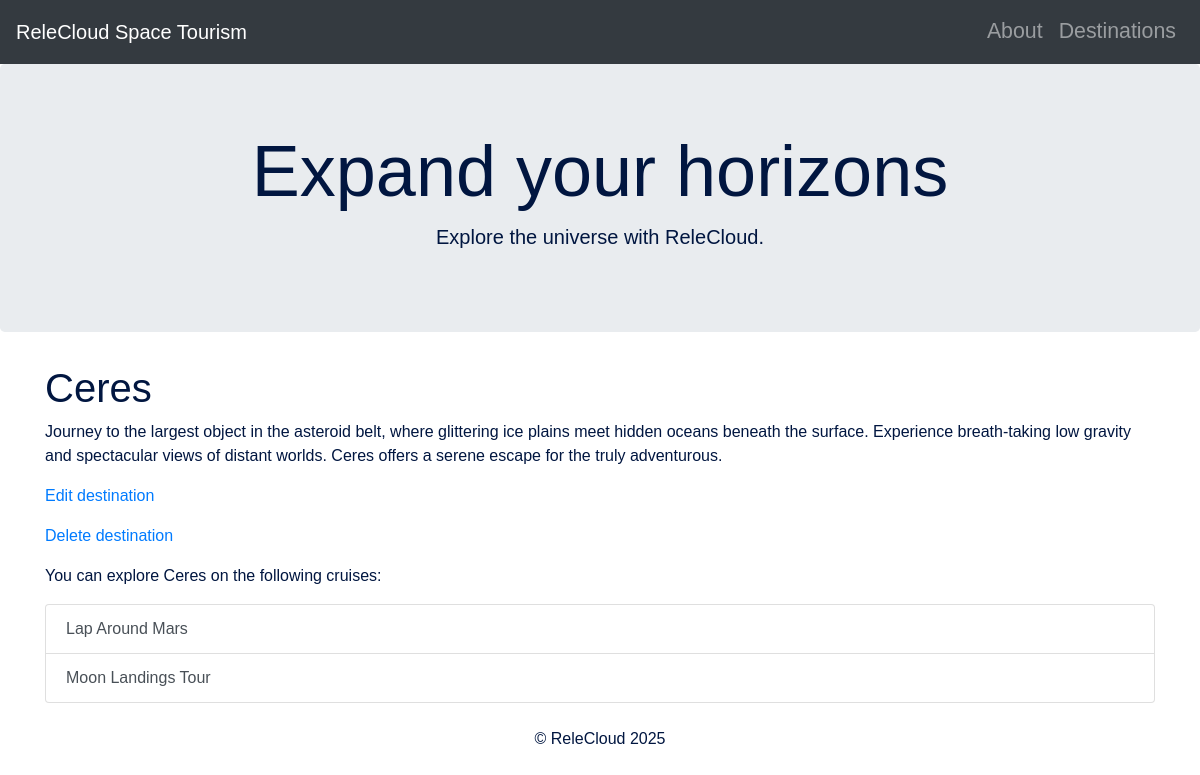
Screenshot of /destination/1 with the database file from the repository.
### relecloud/models.py (models this page shows, shortened)
class Destination(models.Model):
    name = models.CharField(
        unique=True,
        max_length=50,
        null=False,
        blank=False,
    )
    description = models.TextField(
        max_length=2000,
        null=False,
        blank=False
    )
    def __str__(self):
        return self.name

class Cruise(models.Model):
    name = models.CharField(
        unique=True,
        max_length=50,
        null=False,
        blank=False,
    )
    description = models.TextField(
        max_length=2000,
        null=False,
        blank=False
    )
    destinations = models.ManyToManyField(
        Destination,
        related_name='cruises'
    )
    def __str__(self):
        return self.name

### relecloud/views.py (the view)
# urls.py: path('destination/<int:pk>', views.DestinationDetailView.as_view(), name='destination_detail'),
class DestinationDetailView(generic.DetailView):
    template_name = 'relecloud/destination_detail.html'
    model = models.Destination
    context_object_name = 'destination'

### relecloud/templates/relecloud/destination_detail.html (shortened to what this page needs)
{% extends "base.html" %}
{% block content %}
<h1>{{ destination }}</h1>
<p>
    {{ destination.description }}
</p>
<a href="{% url 'destination_form' destination.id %}">
    <p>
        Edit destination
    </p>
</a>
<a href="{% url 'destination_confirm_delete' destination.id %}">
    <p>
        Delete destination
    </p>
</a>
<p>
    You can explore {{ destination }} on the following cruises:
</p>
<ul class="list-group">
    {% for cruise in destination.cruises.all %}
    <a class="list-group-item list-group-item-action" href="{% url 'cruise_detail' cruise.id %}">{{ cruise }}</a>
    {% endfor %}
</ul>
{% endblock content %}

### rows the page displays
Destination: name "Ceres", description "Journey to the largest object in the asteroid belt, where glittering ice plains meet hidden oceans beneath the surface. Experience breath-taking low gravity and spectacular views of distant worlds. Ceres offers a serene escape for the truly adventurous."
Cruise: name "Lap Around Mars"
Cruise: name "Moon Landings Tour"
